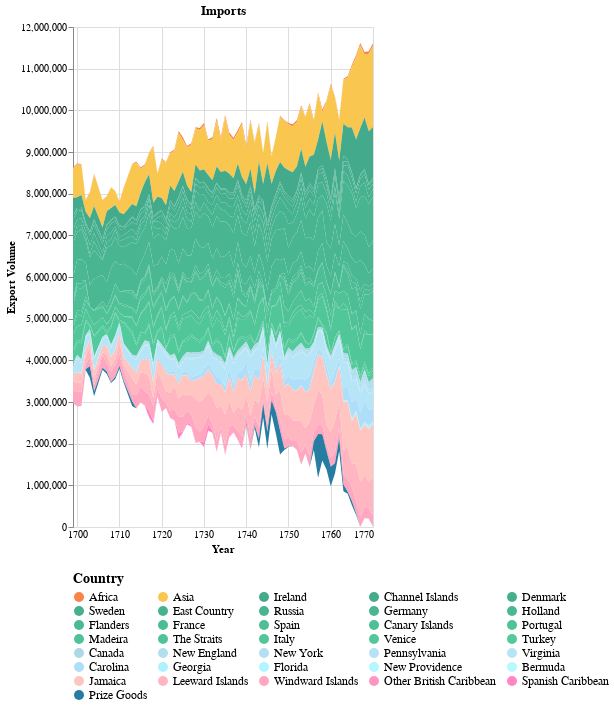

Write notebook code for a chart like this one.
### Markdown cell above
## Streamgraph Visualization of Trade Data

### Following Graph Code Explanation

1. **Import Libraries**: For the following three graphs We import necessary libraries: `pandas` for data manipulation and `altair` for creating the visualization.

2. **Load Data**: The Excel file `Customs data for James.xlsx` is read into a Pandas DataFrame. We specify `header=None` as the file does not contain a predefined header row.

3. **Extract Relevant Data**:
   - We focus on a specific range of the DataFrame (in the case of the first graph - `A120:BV156`) where countries are listed in column 0 and years span columns 1 to 72.  This is for imports, to change this to: Exports, change the code to df_relevant = df.iloc[196:233, 0:73 . For Re-exports, change the code to df_relevant = df.iloc[235:272, 0:73]
   
   - We remove certain years (1705 and 1712) from the dataset.

4. **Transform Data**:
   - Convert the data into a long format where each row represents a country-year pair.
   - Add an auxiliary column `CountryOrder` to retain the original order of countries for visualization purposes.

5. **Define Color Scale**:
   - A custom pastel color scale is defined to differentiate between countries in the visualization.

6. **Create Interactive Streamgraph**:
   - An interactive streamgraph is generated using Altair:
     - **X-axis**: Represents the years.
     - **Y-axis**: Sum of exports, stacked to create the streamgraph effect.
     - **Color**: Distinct colors are assigned to each country.
     - **Opacity**: Controlled by a selection legend, allowing users to highlight specific countries.
     - **Tooltip**: Provides additional information when hovering over the graph.
     - **Order**: Ensures countries are displayed in their original order.

7. **Customization**:
   - The legend is positioned at the bottom with horizontal orientation.
   - The chart is responsive, adapting to container width and maintaining a height of 500 pixels.
   - The chart title is set to "Imports", "Exports" or "Re-exports".

### Code cell
import pandas as pd
import altair as alt

# Replace 'path/to/your/file.xlsx' with the actual path to your Excel file
file_path = 'Customs data for James.xlsx'

# Read the Excel file
df = pd.read_excel(file_path, header=None)

# Extract relevant part of the dataframe
df_relevant = df.iloc[119:156, 0:73] # This is for imports, to change this to:
# Exports, change the code to df_relevant = df.iloc[196:233, 0:73]
# Re-exports, change the code to df_relevant = df.iloc[235:272, 0:73]

years = df_relevant.iloc[0, 1:].values
countries = df_relevant.iloc[1:, 0].values
data = df_relevant.iloc[1:, 1:].values

filtered_years_indices = [i for i, year in enumerate(years) if year not in [1705, 1712]]
filtered_years = [year for year in years if year not in [1705, 1712]]
filtered_data = data[:, filtered_years_indices]

long_data = []
for i, country in enumerate(countries):
    for j, year in enumerate(filtered_years):
        long_data.append({
            'Year': pd.to_datetime(str(year)),
            'Country': country,
            'Export': filtered_data[i, j],
            'CountryOrder': -1 - i  # Add a column to preserve the original order of countries
        })

df_long = pd.DataFrame(long_data)

# Define the pastel color scale
color_scale = alt.Scale(
    domain=list(countries),
    range=[
        '#f9844a', # Africa
        '#f9c74f', # Asia
        '#43aa8b', '#44ac8c', '#45ae8d', '#46b08e', '#47b28f', '#48b490', '#49b691', '#4ab892', '#4bba93', '#4cbc94', '#4dbe95', '#4ec096', '#4fc297', '#4fc297', '#50c498', '#51c699', '#52c89a', '#53ca9b', # Europe
        '#add8e6', '#b0dfee', '#b2e0f2', '#b4e3f5', '#b6e5f8', '#aedefa', '#b0f1fe', '#b2f4ff', '#b4f7ff', '#b6faff', # Americas
        '#ffc6c1', '#ffb6c1', '#ffa6c1', '#ff96c1', '#ff86c1', # Islands
        '#277da1' # Prize Goods
    ]
)

selection = alt.selection_point(fields=['Country'], bind='legend')

chart = alt.Chart(df_long).mark_area().encode(
    alt.X('Year:T', axis=alt.Axis(domain=False, format='%Y', tickSize=0)),
    alt.Y('sum(Export):Q', stack='center', axis=alt.Axis(title='Export Volume', grid=True)),
    alt.Color('Country:N', scale=color_scale, legend=alt.Legend(
        title="Country",
        orient="bottom",
        direction="horizontal",
        columns=5,
        symbolLimit=0,
        legendY=0,
        titleFontSize=14,
        labelFontSize=12
    )),
    opacity=alt.condition(selection, alt.value(1), alt.value(0.2)),
    tooltip=[
        alt.Tooltip('Year:T', title='Year', format='%Y'),
        alt.Tooltip('Country:N', title='Country'),
        alt.Tooltip('sum(Export):Q', title='Export')
    ],
    order=alt.Order('CountryOrder:O', sort='ascending')
).add_params(
    selection
).properties(
    width='container',
    height=500,
    title="Imports"
).interactive()

chart

### Figure 1 — Vega-Lite specification as saved in the notebook (floating-point values rounded to 4 significant figures; data arrays with more than 128 entries replaced by an {"elided": "..."} marker saying what was removed)
{"config": {"view": {"continuousWidth": 300, "continuousHeight": 300}}, "data": {"name": "data-9ec8492a41150fca7292cbe7b4e1a190"}, "mark": {"type": "area"}, "encoding": {"color": {"field": "Country", "legend": {"columns": 5, "direction": "horizontal", "labelFontSize": 12, "legendY": 0, "orient": "bottom", "symbolLimit": 0, "title": "Country", "titleFontSize": 14}, "scale": {"domain": ["Africa", "Asia", "Ireland", "Channel Islands", "Denmark", "Sweden", "East Country", "Russia", "Germany", "Holland", "Flanders", "France", "Spain", "Canary Islands", "Portugal", "Madeira", "The Straits", "Italy", "Venice", "Turkey", "Canada", "New England", "New York", "Pennsylvania", "Virginia", "Carolina", "Georgia", "Florida", "New Providence", "Bermuda", "Jamaica", "Leeward Islands", "Windward Islands", "Other British Caribbean", "Spanish Caribbean", "Prize Goods"], "range": ["#f9844a", "#f9c74f", "#43aa8b", "#44ac8c", "#45ae8d", "#46b08e", "#47b28f", "#48b490", "#49b691", "#4ab892", "#4bba93", "#4cbc94", "#4dbe95", "#4ec096", "#4fc297", "#4fc297", "#50c498", "#51c699", "#52c89a", "#53ca9b", "#add8e6", "#b0dfee", "#b2e0f2", "#b4e3f5", "#b6e5f8", "#aedefa", "#b0f1fe", "#b2f4ff", "#b4f7ff", "#b6faff", "#ffc6c1", "#ffb6c1", "#ffa6c1", "#ff96c1", "#ff86c1", "#277da1"]}, "type": "nominal"}, "opacity": {"condition": {"param": "param_3", "value": 1}, "value": 0.2}, "order": {"field": "CountryOrder", "sort": "ascending", "type": "ordinal"}, "tooltip": [{"field": "Year", "format": "%Y", "title": "Year", "type": "temporal"}, {"field": "Country", "title": "Country", "type": "nominal"}, {"aggregate": "sum", "field": "Export", "title": "Export", "type": "quantitative"}], "x": {"axis": {"domain": false, "format": "%Y", "tickSize": 0}, "field": "Year", "type": "temporal"}, "y": {"aggregate": "sum", "axis": {"grid": true, "title": "Export Volume"}, "field": "Export", "stack": "center", "type": "quantitative"}}, "height": 500, "params": [{"name": "param_3", "select": {"type": "point", "fields": ["Country"]}, "bind": "legend"}, {"name": "param_4", "select": {"type": "interval", "encodings": ["x", "y"]}, "bind": "scales"}], "title": "Imports", "width": "container", "$schema": "https://vega.github.io/schema/vega-lite/v5.17.0.json", "datasets": {"data-9ec8492a41150fca7292cbe7b4e1a190": {"elided": "2520 records"}}}
